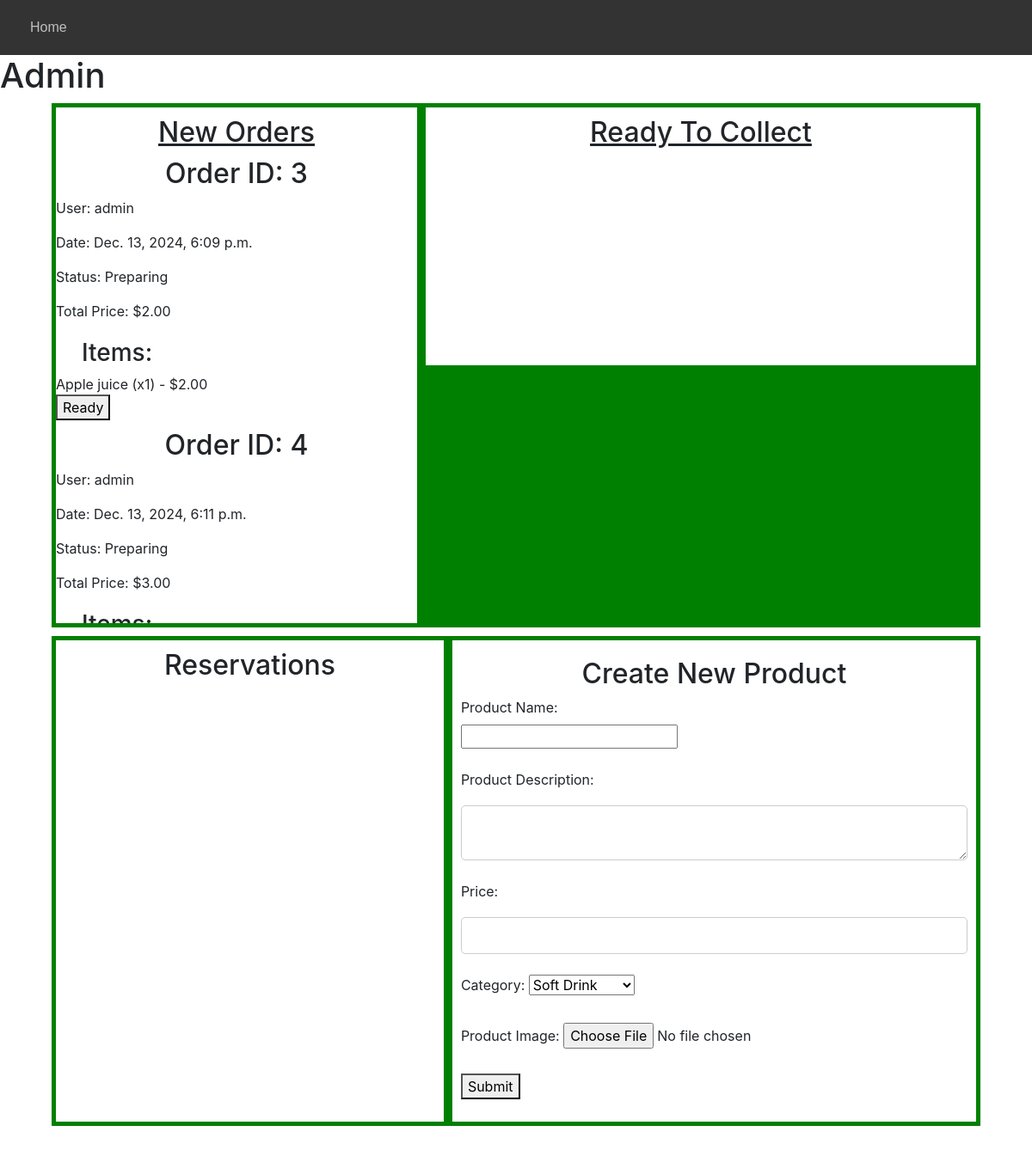
Screenshot of /dashboard (signed in) with the database file from the repository.
### rest_mng/models.py (models this page shows)
class Sales(models.Model):
    user = models.ForeignKey(User, on_delete=models.CASCADE, related_name="sales")
    date = models.DateTimeField(auto_now_add=True, null=True, blank=True)
    total_price = models.DecimalField(max_digits=10, decimal_places=2)
    STATUS_CHOICES = [
        ('Preparing', 'Preparing'),
        ('Ready', 'Ready'),
        ('Collected', 'Collected'),
    ]
    status = models.CharField(max_length=9, choices=STATUS_CHOICES, default='Preparing')

class User(AbstractUser):
    pass

class SalesItems(models.Model):
    sale = models.ForeignKey(Sales, on_delete=models.CASCADE, related_name="items")
    product = models.ForeignKey('Product', on_delete=models.PROTECT)
    quantity = models.PositiveIntegerField()
    price = models.DecimalField(max_digits=10, decimal_places=2)

class Product(models.Model):
    prod_name = models.CharField(max_length=15)
    prod_desc = models.CharField(max_length=255)
    price = models.DecimalField(max_digits=10, decimal_places=2)
    category = models.CharField(max_length=50, choices=[('Soft Drink', 'Soft Drink'), ('Alcohol Drink', 'Alcohol Drink'), ('Food', 'Food'),('Desert', 'Desert')], default='N/A')
    date = models.DateTimeField(auto_now_add=True)
    in_stock = models.BooleanField(default=True)
    image = models.ImageField(upload_to='images/', blank=True, null=True)
    favorite = models.ManyToManyField(User, blank= True,  related_name="favorite")

### rest_mng/views.py (the view)
    def decorated_view_func(request, *args, **kwargs):
        if not request.user.is_superuser:
            messages.error(request, "This page is only available for users with appropriate clearance level, "
                                    "if you have this clearance please log in with your credentials then try again.")
            return redirect('login')  # Redirect to the login page
        return view_func(request, *args, **kwargs)

### rest_mng/views.py (called while the page is built)
def admin_dashboard(view_func):
    def decorated_view_func(request, *args, **kwargs):
        if not request.user.is_superuser:
            messages.error(request, "This page is only available for users with appropriate clearance level, "
                                    "if you have this clearance please log in with your credentials then try again.")
            return redirect('login')  # Redirect to the login page
        return view_func(request, *args, **kwargs)
    return decorated_view_func

@admin_dashboard
def dashboard(request):
    orders = Sales.objects.prefetch_related('items__product').filter(status='Preparing')
    return render(request, 'rest_mng/admin.html',{
        'orders':orders
    })

### rest_mng/templates/rest_mng/admin.html (shortened to what this page needs)
{% load static %}
<html lang="en">
    <head>
        <link rel="stylesheet" href="https://stackpath.bootstrapcdn.com/bootstrap/4.4.1/css/bootstrap.min.css">
        <link rel="stylesheet" href="{% static 'rest_mng/styles.css' %}">
    </head>
    <body>
        <nav class="nav">
            <ul id="nav_list">
                <li class="list_item">
                    <a class="list_link" href="{% url 'index' %}">Home </a>
                </li>
            </ul>
        </nav>
    <h1><bold>Admin</bold></h1>
    <div id="row_1">
    <div id="new_orders"><h2 style="text-decoration:underline">New Orders</h2>
        {% for order in orders %}
            <div class="order">
                <h2>Order ID: {{ order.id }}</h2>
                <p>User: {{ order.user.username }}</p>
                <p>Date: {{ order.date }}</p>
                <p>Status: <span id="status-{{ order.id }}">{{ order.status }}</span></p>
                <p>Total Price: ${{ order.total_price }}</p>
                <h3>Items:</h3>
                <ul>
                    {% for item in order.items.all %}
                    <li>{{ item.product.prod_name }} (x{{ item.quantity }}) - ${{ item.price }}</li>
                    {% endfor %}
                </ul>
                <button class="update-status" data-order-id="{{ order.id }}">Ready</button>
            </div>
            {% endfor %}
    </div>
    <div id="to_collect"><h2 style="text-decoration:underline">Ready To Collect</h2></div>
    </div>
    <div id="row_2">
    <div id="reservations"><h2>Reservations</h2></div>
    <div id="create_new">
        <h2>Create New Product</h2>
        <form action="{% url 'new_product' %}" method="post" enctype="multipart/form-data">
        <label for="prod_name">Product Name:</label><br>
        <input type="text" id="prod_name" name="prod_name" maxlength="15" required><br><br>
        <label for="prod_desc">Product Description:</label><br>
        <textarea id="prod_desc" name="prod_desc" maxlength="255" required></textarea><br><br>
        <label for="price">Price:</label>
        <input type="number" id="price" name="price" step="0.01" max="999.99" required><br><br>
        <label for="category">Category:</label>
        <select id="category" name="category">
            <option value="Soft Drink">Soft Drink</option>
        </select><br><br>
        <label for="image">Product Image:</label>
        <input type="file" id="image" name="image" accept="image/*"><br><br>
        <button type="submit">Submit</button>
    </form>
    </div>
    </div>
    </body>
    </html>

### rest_mng/static/rest_mng/styles.css (style rules this page uses)
body, ul, li, a, input { margin: 0; padding: 0; box-sizing: border-box; }
body { padding-bottom: 20px; }
h2 { text-align:center; margin-top: 10px; }
h3, h4 { margin-top: 20px; margin-left:30px; }
.nav { display: flex; justify-content: space-between; align-items: center; padding: 10px 20px; background-color: #333; color: white; font-family: Arial, sans-serif; }
#nav_list { list-style: none; display: flex; gap: 20px; transition: max-height 0.3s ease; }
.list_item { display: flex; }
.list_link { text-decoration: none; color: #bfbfbf; padding: 10px 15px; margin-bottom: 0px; transition: background-color 0.3s ease; align-items: center; justify-content: center; }
#row_1, #row_2 { display:flex; flex-direction: row; width:90%; background-color: green; margin-left:auto; margin-right:auto; margin-bottom: 10px; }
#new_orders { flex-grow:1; background-color: white; margin:5px; max-height:600px; overflow-y: auto; }
#to_collect { flex-grow:2; background-color: white; margin:5px; height:300px; }
#reservations { flex-grow:2; background-color: white; margin:5px 5px; height:auto; }
#create_new { flex-grow:1; background-color: white; margin:5px 5px; height:auto; padding: 10px; }
input[type="number"], textarea { width: 100%; padding: 10px; border: 1px solid #ccc; border-radius: 5px; font-size: 14px; box-sizing: border-box; outline: none; transition: border-color 0.3s; margin-top:10px; }

### rows the page displays
Sales: id "3", user.username "admin", date "Dec. 13, 2024, 6:09 p.m.", status "Preparing", total_price "2.00"
SalesItems: product.prod_name "Apple juice", quantity "1", price "2.00"
Sales: id "4", user.username "admin", date "Dec. 13, 2024, 6:11 p.m.", status "Preparing", total_price "3.00"
